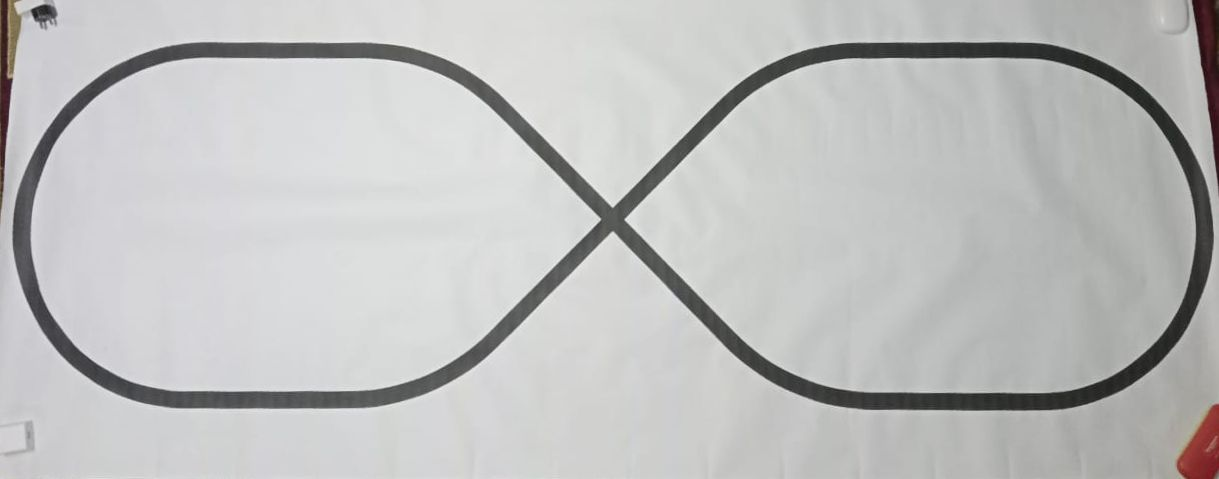
#> input picture ThirdYear/SecondTerm/Embedded_Systems/Project/TurnsDetection/realTrack.jpg, 1219 x 479 px, found by its file name
$ python drawingContours.py
#> lines starting #> are read from the running program, lines starting #| are printed output that depends on the picture; after the words box and inside, x2 and y2 are one past the last pixel; in counts of white or black regions, pixels touching at a corner belong together
# @Author Abdelaziz Salah Mohammed
# this method is not valid, because the track is generic, so we can't depend on fixed points.
import cv2
import numpy as np


def showingImg(bounding_rectangle):
    cv2.imshow('Image_Rec', bounding_rectangle)
    cv2.waitKey(0)


def findBoundingRectangleArea(img, contours):
    # This function tries to fit the minimum bounding rectangle for the given contours.

    # [5] TODO: Find the minimum bounding rectangle that can fit the given contours.
    # Hint: Check the function boundingRect in opencv

    # TODO (Optional): You can uncomment the following lines to show or display the bounded rectangle.
    # x,y,w,h = cv2.boundingRect(contours[1])

    x, y, w, h = cv2.boundingRect(contours[11])
    bounding_rectangle = cv2.rectangle(
        img, (x, y), (x + w, y + h), (0, 255, 0), 2)
    showingImg(bounding_rectangle)

    # drawing multiple points
    # # if bounding_rectangle: ## not none
    # showingImg(bounding_rectangle)

    # bounding_rectangle = cv2.rectangle(
    #     img, (x + w - 100, y), (x + w - 90, y + 10), (0, 255, 0), 2)

    # bounding_rectangle = cv2.rectangle(
    #     img, (x + 100, y), (x + 110, y + 10), (0, 255, 0), 2)

    # bounding_rectangle = cv2.rectangle(
    #     img, (x + w - 100, y + h), (x + w - 90, y + h - 20), (0, 255, 0), 2)

    # bounding_rectangle = cv2.rectangle(
    #     img, (x + 100, y + h), (x + 110, y + h - 20), (0, 255, 0), 2)

    # showingImg(bounding_rectangle)
    # # [6] TODO: Find the area of the bounding rectangle
    # area = w * h
    # return area, bounding_rectangle


# this will need to be dynamicly evaluated to get the image.
# we will not need to process the road every time, we will just need to process the image once.
img = cv2.imread('./TurnsDetection/realTrack.jpg', cv2.IMREAD_UNCHANGED)
#> img is the input picture: shape (479, 1219, 3); mean B, G, R 190.5, 191, 190.5
# img = cv2.imread('./images/roads/road1.jpg', cv2.IMREAD_UNCHANGED)

# convert img to grey
img_grey = cv2.cvtColor(img, cv2.COLOR_BGR2GRAY)
# set a thresh
thresh = 100
# get threshold image
ret, thresh_img = cv2.threshold(img_grey, thresh, 255, cv2.THRESH_BINARY)
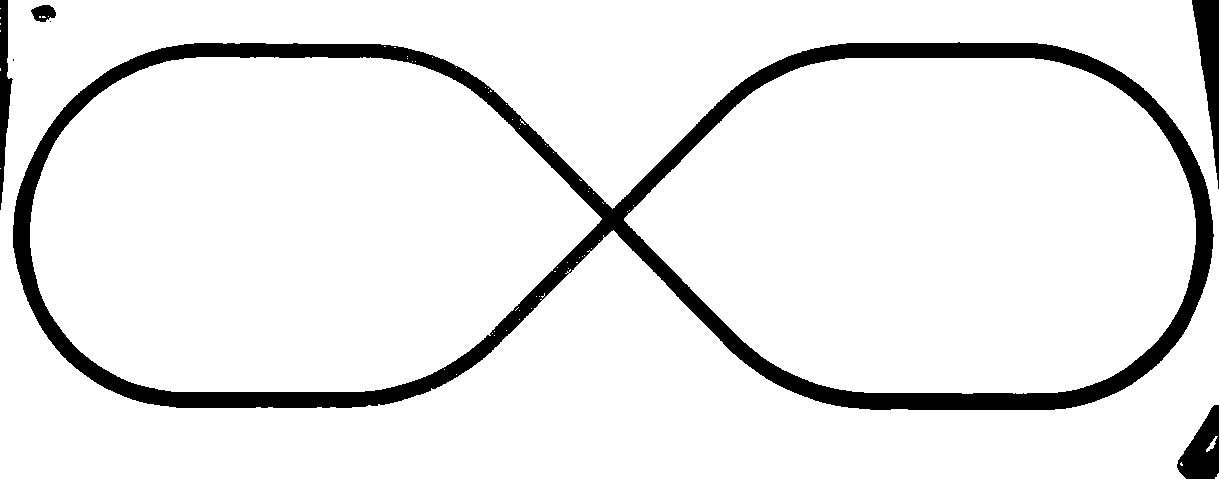
#> thresh_img: shape (479, 1219); 91.2% white; 7 black regions (2 under 20 px)
#> ret = 100
# find contours
contours, hierarchy = cv2.findContours(
    thresh_img, cv2.RETR_TREE, cv2.CHAIN_APPROX_SIMPLE)
#> contours = 71 contours, 65 with area under 20; largest, box (x1, y1, x2, y2) and area: (0, 0, 1219, 479) 576357, (12, 41, 1215, 411) 347918, (624, 58, 1196, 394) 150225, (30, 57, 602, 392) 149792, (30, 4, 57, 23) 338, (1206, 436, 1218, 452) 44

# drawing the contours
# cv2.drawContours(img, contours, -1, (0, 255, 0), 3)
# cv2.imshow('Image', img)
# cv2.waitKey(0)

# create an empty image for contours
img_contours = np.zeros(img.shape)

findBoundingRectangleArea(img, contours)
#> in findBoundingRectangleArea, `x, y, w, h = cv2.boundingRect(contours[11])`: x = 12; y = 41; w = 1203; h = 370
#> in findBoundingRectangleArea, `bounding_rectangle = cv2.rectangle( img, (x, y), (x + w, y + h), (0, 2..`:
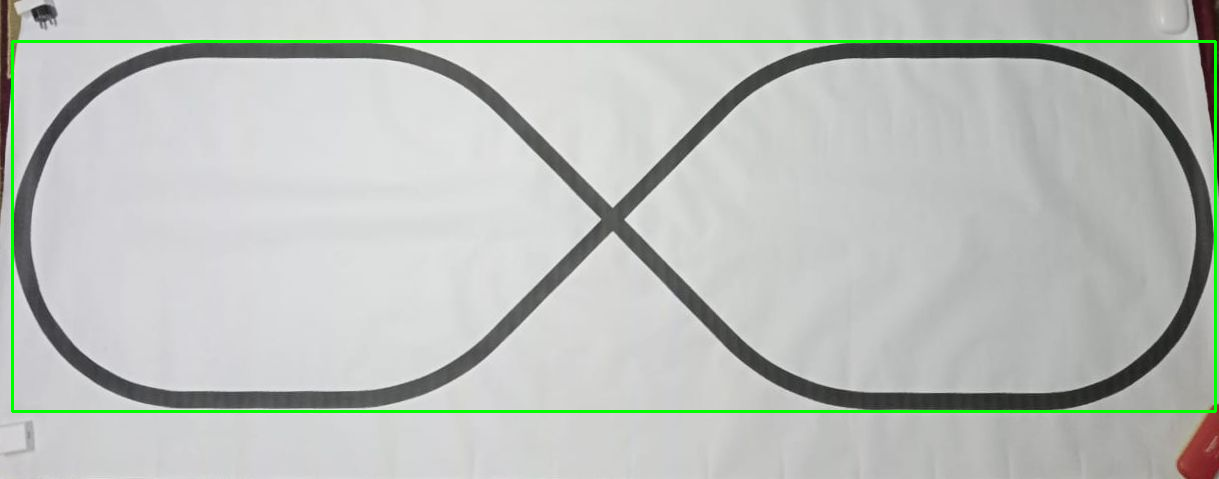
#> bounding_rectangle: shape (479, 1219, 3); mean B, G, R 187.4, 192, 187.4
